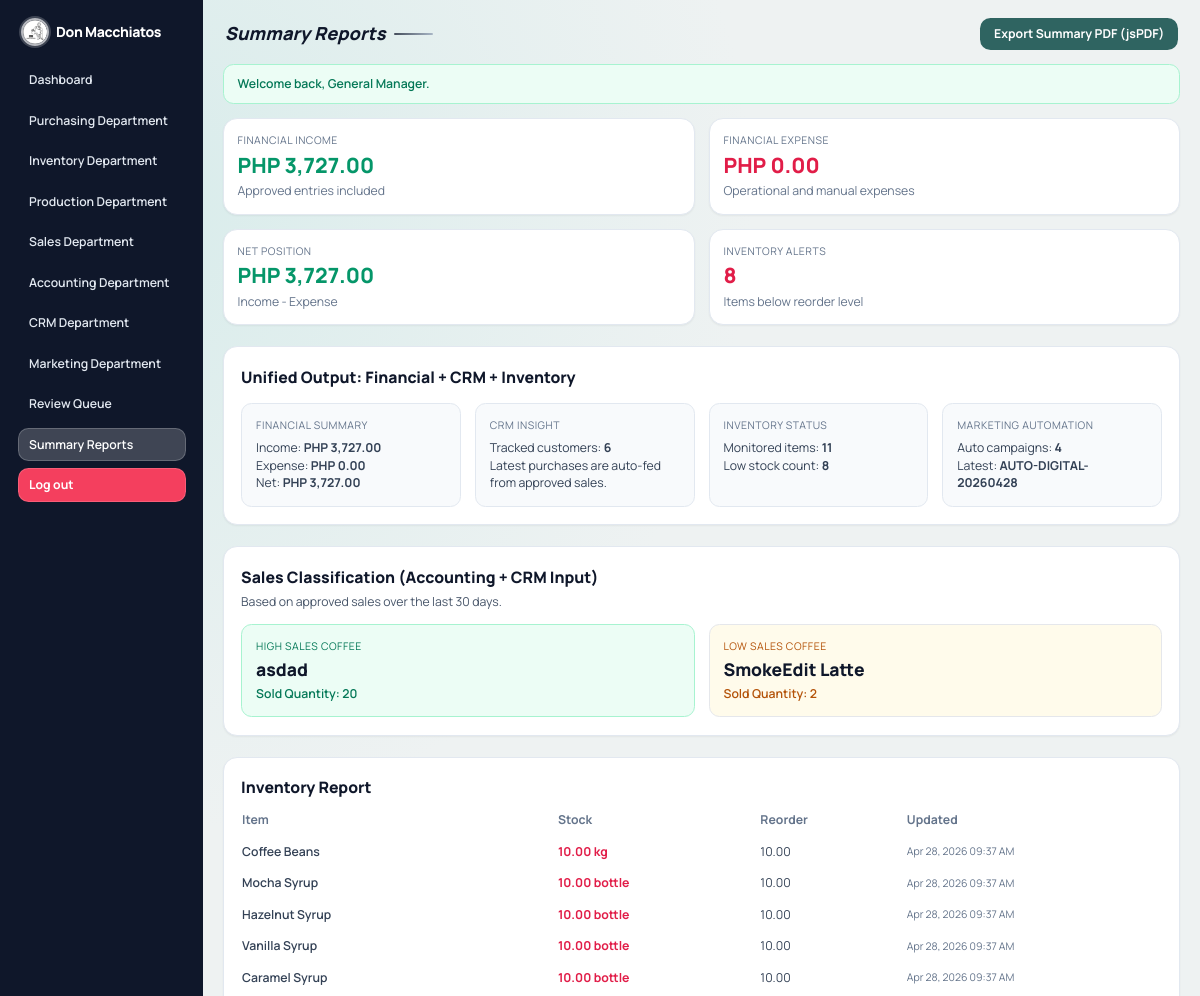
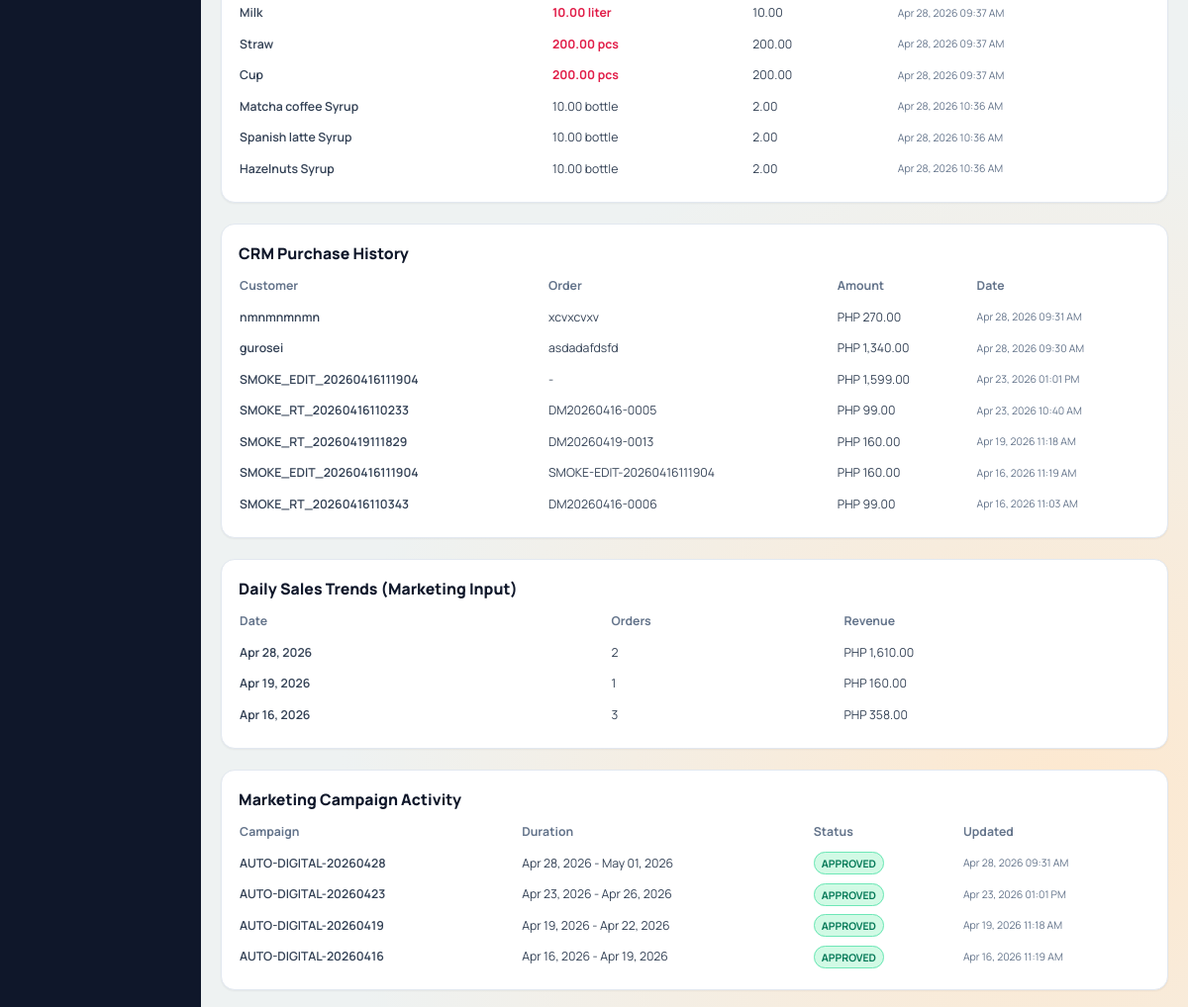
/reports.php (signed in), run on the app's committed database (2 pictures, top to bottom).
### tables this page shows
CREATE TABLE `marketing_campaigns` (
  `id` int(10) UNSIGNED NOT NULL,
  `campaign_name` varchar(160) NOT NULL,
  `trend_notes` text NOT NULL,
  `promotion_plan` text NOT NULL,
  `start_date` date NOT NULL,
  `end_date` date NOT NULL,
  `status` enum('pending','approved','rejected') NOT NULL DEFAULT 'pending',
  `submitted_by` int(10) UNSIGNED DEFAULT NULL,
  `approved_by` int(10) UNSIGNED DEFAULT NULL,
  `approval_note` text DEFAULT NULL,
  `approved_at` datetime DEFAULT NULL,
  `created_at` datetime NOT NULL DEFAULT current_timestamp(),
  `updated_at` datetime NOT NULL DEFAULT current_timestamp() ON UPDATE current_timestamp()
);

CREATE TABLE `inventory_items` (
  `id` int(10) UNSIGNED NOT NULL,
  `item_name` varchar(120) NOT NULL,
  `unit` varchar(30) NOT NULL,
  `stock_qty` decimal(12,2) NOT NULL DEFAULT 0.00,
  `reorder_level` decimal(12,2) NOT NULL DEFAULT 0.00,
  `per_cup_qty` decimal(12,2) NOT NULL DEFAULT 1.00,
  `per_straw_qty` decimal(12,2) NOT NULL DEFAULT 1.00,
  `notes` text DEFAULT NULL,
  `status` enum('pending','approved','rejected') NOT NULL DEFAULT 'pending',
  `submitted_by` int(10) UNSIGNED DEFAULT NULL,
  `approved_by` int(10) UNSIGNED DEFAULT NULL,
  `approval_note` text DEFAULT NULL,
  `approved_at` datetime DEFAULT NULL,
  `created_at` datetime NOT NULL DEFAULT current_timestamp(),
  `updated_at` datetime NOT NULL DEFAULT current_timestamp() ON UPDATE current_timestamp()
);

CREATE TABLE `crm_purchase_history` (
  `id` int(10) UNSIGNED NOT NULL,
  `profile_id` int(10) UNSIGNED NOT NULL,
  `sales_order_id` int(10) UNSIGNED DEFAULT NULL,
  `amount` decimal(12,2) NOT NULL,
  `purchased_at` datetime NOT NULL DEFAULT current_timestamp()
);

CREATE TABLE `crm_profiles` (
  `id` int(10) UNSIGNED NOT NULL,
  `customer_name` varchar(120) NOT NULL,
  `contact_no` varchar(60) DEFAULT NULL,
  `preferences` text DEFAULT NULL,
  `last_purchase_at` datetime DEFAULT NULL,
  `purchase_count` int(10) UNSIGNED NOT NULL DEFAULT 0,
  `total_spent` decimal(12,2) NOT NULL DEFAULT 0.00,
  `status` enum('pending','approved','rejected') NOT NULL DEFAULT 'pending',
  `submitted_by` int(10) UNSIGNED DEFAULT NULL,
  `approved_by` int(10) UNSIGNED DEFAULT NULL,
  `approval_note` text DEFAULT NULL,
  `approved_at` datetime DEFAULT NULL,
  `created_at` datetime NOT NULL DEFAULT current_timestamp(),
  `updated_at` datetime NOT NULL DEFAULT current_timestamp() ON UPDATE current_timestamp()
);

CREATE TABLE `sales_orders` (
  `id` int(10) UNSIGNED NOT NULL,
  `order_code` varchar(40) NOT NULL,
  `customer_name` varchar(120) NOT NULL,
  `beverage_name` varchar(120) NOT NULL,
  `quantity` int(10) UNSIGNED NOT NULL,
  `unit_price` decimal(12,2) NOT NULL,
  `payment_method` enum('cash','card','digital') NOT NULL DEFAULT 'cash',
  `payment_reference` varchar(120) DEFAULT NULL,
  `payment_status` enum('paid','pending','failed') NOT NULL DEFAULT 'paid',
  `receipt_no` varchar(60) DEFAULT NULL,
  `paid_at` datetime DEFAULT NULL,
  `inventory_item_id` int(10) UNSIGNED DEFAULT NULL,
  `ingredient_item_ids` text DEFAULT NULL,
  `stock_deduct_qty` decimal(12,2) NOT NULL DEFAULT 0.00,
  `per_cup_qty` decimal(12,2) NOT NULL DEFAULT 1.00,
  `per_straw_qty` decimal(12,2) NOT NULL DEFAULT 1.00,
  `total_amount` decimal(12,2) NOT NULL DEFAULT 0.00,
  `notes` text DEFAULT NULL,
  `status` enum('pending','approved','rejected') NOT NULL DEFAULT 'pending',
  `submitted_by` int(10) UNSIGNED DEFAULT NULL,
  `approved_by` int(10) UNSIGNED DEFAULT NULL,
  `approval_note` text DEFAULT NULL,
  `approved_at` datetime DEFAULT NULL,
  `created_at` datetime NOT NULL DEFAULT current_timestamp(),
  `updated_at` datetime NOT NULL DEFAULT current_timestamp() ON UPDATE current_timestamp()
);

### reports.php (the view, shortened to what the rows shown need)
<?php
$pdo = db();
$inventoryRows = $pdo->query("SELECT item_name, stock_qty, reorder_level, unit, updated_at
    FROM inventory_items
    WHERE status = 'approved'
    ORDER BY (stock_qty <= reorder_level) DESC, stock_qty ASC")
    ->fetchAll();
$crmHistory = $pdo->query("SELECT c.customer_name, h.amount, h.purchased_at, s.order_code
    FROM crm_purchase_history h
    LEFT JOIN crm_profiles c ON c.id = h.profile_id
    LEFT JOIN sales_orders s ON s.id = h.sales_order_id
    ORDER BY h.purchased_at DESC
    LIMIT 12")
    ->fetchAll();
$marketingCampaigns = $pdo->query("SELECT campaign_name, start_date, end_date, status, updated_at
    FROM marketing_campaigns
    ORDER BY updated_at DESC
    LIMIT 12")
    ->fetchAll();
$latestAutomatedCampaign = $pdo->query("SELECT campaign_name, updated_at, approval_note
    FROM marketing_campaigns
    WHERE campaign_name LIKE 'AUTO-DIGITAL-%'
    ORDER BY updated_at DESC
    LIMIT 1")
    ->fetch() ?: null;
require_once __DIR__ . '/includes/layout_top.php';
?>
<section class="mt-6 rounded-2xl border border-slate-200 bg-white p-5 shadow-sm">
    <div class="mt-4 grid gap-4 md:grid-cols-4">
        <div class="rounded-xl border border-slate-200 bg-slate-50 p-4">
            <p class="text-sm text-slate-700">Latest: <span class="font-bold"><?= e((string) ($latestAutomatedCampaign['campaign_name'] ?? 'N/A')) ?></span></p>
        </div>
    </div>
</section>
<section class="mt-6 grid gap-6 xl:grid-cols-2">
    <article class="rounded-2xl border border-slate-200 bg-white p-5 shadow-sm">
        <div class="table-scroll mt-3">
            <table class="stack-table w-full min-w-[680px] text-sm">
                <thead>
                <tr class="text-left text-slate-500">
                    <th class="pb-2 pr-4" data-priority="high">Item</th>
                    <th class="pb-2 pr-4" data-priority="high">Stock</th>
                    <th class="pb-2 pr-4" data-priority="low">Reorder</th>
                    <th class="pb-2" data-priority="low">Updated</th>
                </tr>
                </thead>
                <tbody class="text-slate-700">
                <?php if ($inventoryRows): ?>
                    <?php foreach ($inventoryRows as $row): ?>
                        <?php $isLow = (float) $row['stock_qty'] <= (float) $row['reorder_level']; ?>
                        <tr class="border-t border-slate-100">
                            <td class="py-2 pr-4 font-semibold"><?= e($row['item_name']) ?></td>
                            <td class="py-2 pr-4 <?= $isLow ? 'text-rose-600 font-bold' : '' ?>"><?= e(number_format((float) $row['stock_qty'], 2)) ?> <?= e($row['unit']) ?></td>
                            <td class="py-2 pr-4"><?= e(number_format((float) $row['reorder_level'], 2)) ?></td>
                            <td class="py-2 text-xs text-slate-500"><?= e(format_table_value('updated_at', $row['updated_at'])) ?></td>
                        </tr>
                    <?php endforeach; ?>
                <?php else: ?>
                    <tr><td colspan="4" class="py-4 text-center text-slate-500">No approved inventory records yet.</td></tr>
                <?php endif; ?>
                </tbody>
            </table>
        </div>
    </article>
    <article class="rounded-2xl border border-slate-200 bg-white p-5 shadow-sm">
        <div class="table-scroll mt-3">
            <table class="stack-table w-full min-w-[680px] text-sm">
                <thead>
                <tr class="text-left text-slate-500">
                    <th class="pb-2 pr-4" data-priority="high">Customer</th>
                    <th class="pb-2 pr-4" data-priority="medium">Order</th>
                    <th class="pb-2 pr-4" data-priority="high">Amount</th>
                    <th class="pb-2" data-priority="low">Date</th>
                </tr>
                </thead>
                <tbody class="text-slate-700">
                <?php if ($crmHistory): ?>
                    <?php foreach ($crmHistory as $history): ?>
                        <tr class="border-t border-slate-100">
                            <td class="py-2 pr-4 font-semibold"><?= e($history['customer_name'] ?? '-') ?></td>
                            <td class="py-2 pr-4"><?= e($history['order_code'] ?? '-') ?></td>
                            <td class="py-2 pr-4"><?= e(format_money((float) ($history['amount'] ?? 0))) ?></td>
                            <td class="py-2 text-xs text-slate-500"><?= e(format_table_value('updated_at', $history['purchased_at'] ?? null)) ?></td>
                        </tr>
                    <?php endforeach; ?>
                <?php else: ?>
                    <tr><td colspan="4" class="py-4 text-center text-slate-500">No CRM purchase history yet.</td></tr>
                <?php endif; ?>
                </tbody>
            </table>
        </div>
    </article>
</section>
<section class="mt-6 grid gap-6 xl:grid-cols-2">
    <article class="rounded-2xl border border-slate-200 bg-white p-5 shadow-sm">
        <div class="table-scroll mt-3">
            <table class="stack-table w-full min-w-[560px] text-sm">
                <thead>
                <tr class="text-left text-slate-500">
                    <th class="pb-2 pr-4" data-priority="high">Date</th>
                    <th class="pb-2 pr-4" data-priority="high">Orders</th>
                    <th class="pb-2" data-priority="high">Revenue</th>
                </tr>
                </thead>
            </table>
        </div>
    </article>
    <article class="rounded-2xl border border-slate-200 bg-white p-5 shadow-sm">
        <div class="table-scroll mt-3">
            <table class="stack-table w-full min-w-[760px] text-sm">
                <thead>
                <tr class="text-left text-slate-500">
                    <th class="pb-2 pr-4" data-priority="high">Campaign</th>
                    <th class="pb-2 pr-4" data-priority="medium">Duration</th>
                    <th class="pb-2 pr-4" data-priority="high">Status</th>
                    <th class="pb-2" data-priority="low">Updated</th>
                </tr>
                </thead>
                <tbody class="text-slate-700">
                <?php if ($marketingCampaigns): ?>
                    <?php foreach ($marketingCampaigns as $campaign): ?>
                        <tr class="border-t border-slate-100">
                            <td class="py-2 pr-4 font-semibold"><?= e($campaign['campaign_name']) ?></td>
                            <td class="py-2 pr-4"><?= e(format_table_value('start_date', $campaign['start_date'])) ?> - <?= e(format_table_value('end_date', $campaign['end_date'])) ?></td>
                            <td class="py-2 pr-4"><span class="rounded-full px-2 py-1 text-xs font-bold <?= e(status_badge_class((string) $campaign['status'])) ?>"><?= e(strtoupper((string) $campaign['status'])) ?></span></td>
                            <td class="py-2 text-xs text-slate-500"><?= e(format_table_value('updated_at', $campaign['updated_at'])) ?></td>
                        </tr>
                    <?php endforeach; ?>
                <?php else: ?>
                    <tr><td colspan="4" class="py-4 text-center text-slate-500">No marketing records yet.</td></tr>
                <?php endif; ?>
                </tbody>
            </table>
        </div>
    </article>
</section>
<?php require_once __DIR__ . '/includes/layout_bottom.php'; ?>

### data on the page
marketing_campaigns: campaign_name "AUTO-DIGITAL-20260428", start_date "Apr 28, 2026", end_date "May 01, 2026", status "APPROVED", updated_at "Apr 28, 2026 09:31 AM"
inventory_items: item_name "Coffee Beans", stock_qty "10.00", unit "kg", reorder_level "10.00", updated_at "Apr 28, 2026 09:37 AM"
inventory_items: item_name "Mocha Syrup", stock_qty "10.00", unit "bottle", reorder_level "10.00", updated_at "Apr 28, 2026 09:37 AM"
inventory_items: item_name "Hazelnut Syrup", stock_qty "10.00", unit "bottle", reorder_level "10.00", updated_at "Apr 28, 2026 09:37 AM"
inventory_items: item_name "Vanilla Syrup", stock_qty "10.00", unit "bottle", reorder_level "10.00", updated_at "Apr 28, 2026 09:37 AM"
inventory_items: item_name "Caramel Syrup", stock_qty "10.00", unit "bottle", reorder_level "10.00", updated_at "Apr 28, 2026 09:37 AM"
inventory_items: item_name "Milk", stock_qty "10.00", unit "liter", reorder_level "10.00", updated_at "Apr 28, 2026 09:37 AM"
inventory_items: item_name "Straw", stock_qty "200.00", unit "pcs", reorder_level "200.00", updated_at "Apr 28, 2026 09:37 AM"
inventory_items: item_name "Cup", stock_qty "200.00", unit "pcs", reorder_level "200.00", updated_at "Apr 28, 2026 09:37 AM"
inventory_items: item_name "Matcha coffee Syrup", stock_qty "10.00", unit "bottle", reorder_level "2.00", updated_at "Apr 28, 2026 10:36 AM"
inventory_items: item_name "Spanish latte Syrup", stock_qty "10.00", unit "bottle", reorder_level "2.00", updated_at "Apr 28, 2026 10:36 AM"
inventory_items: item_name "Hazelnuts Syrup", stock_qty "10.00", unit "bottle", reorder_level "2.00", updated_at "Apr 28, 2026 10:36 AM"
crm_purchase_history: profile.customer_name "nmnmnmnmn", sales_order.order_code "xcvxcvxv", amount "PHP 270.00", purchased_at "Apr 28, 2026 09:31 AM"
crm_purchase_history: profile.customer_name "gurosei", sales_order.order_code "asdadafdsfd", amount "PHP 1,340.00", purchased_at "Apr 28, 2026 09:30 AM"
crm_purchase_history: profile.customer_name "SMOKE_EDIT_20260416111904", order_code "-", amount "PHP 1,599.00", purchased_at "Apr 23, 2026 01:01 PM"
crm_purchase_history: profile.customer_name "SMOKE_RT_20260416110233", sales_order.order_code "DM20260416-0005", amount "PHP 99.00", purchased_at "Apr 23, 2026 10:40 AM"
crm_purchase_history: profile.customer_name "SMOKE_RT_20260419111829", sales_order.order_code "DM20260419-0013", amount "PHP 160.00", purchased_at "Apr 19, 2026 11:18 AM"
crm_purchase_history: profile.customer_name "SMOKE_EDIT_20260416111904", sales_order.order_code "SMOKE-EDIT-20260416111904", amount "PHP 160.00", purchased_at "Apr 16, 2026 11:19 AM"
crm_purchase_history: profile.customer_name "SMOKE_RT_20260416110343", sales_order.order_code "DM20260416-0006", amount "PHP 99.00", purchased_at "Apr 16, 2026 11:03 AM"
marketing_campaigns: campaign_name "AUTO-DIGITAL-20260423", start_date "Apr 23, 2026", end_date "Apr 26, 2026", status "APPROVED", updated_at "Apr 23, 2026 01:01 PM"
marketing_campaigns: campaign_name "AUTO-DIGITAL-20260419", start_date "Apr 19, 2026", end_date "Apr 22, 2026", status "APPROVED", updated_at "Apr 19, 2026 11:18 AM"
marketing_campaigns: campaign_name "AUTO-DIGITAL-20260416", start_date "Apr 16, 2026", end_date "Apr 19, 2026", status "APPROVED", updated_at "Apr 16, 2026 11:19 AM"

### other printed values
APP_NAME "Don Macchiatos"
$departmentName "Purchasing Department"
$departmentName "Inventory Department"
$departmentName "Production Department"
$departmentName "Sales Department"
$departmentName "Accounting Department"
$departmentName "CRM Department"
$departmentName "Marketing Department"
$pageTitle "Summary Reports"
$flash['message'] "Welcome back, General Manager."
format_money($income) "PHP 3,727.00"
format_money($expense) "PHP 0.00"
format_money($net) "PHP 3,727.00"
$lowStockCount "8"
count($crmTopCustomers) "6"
